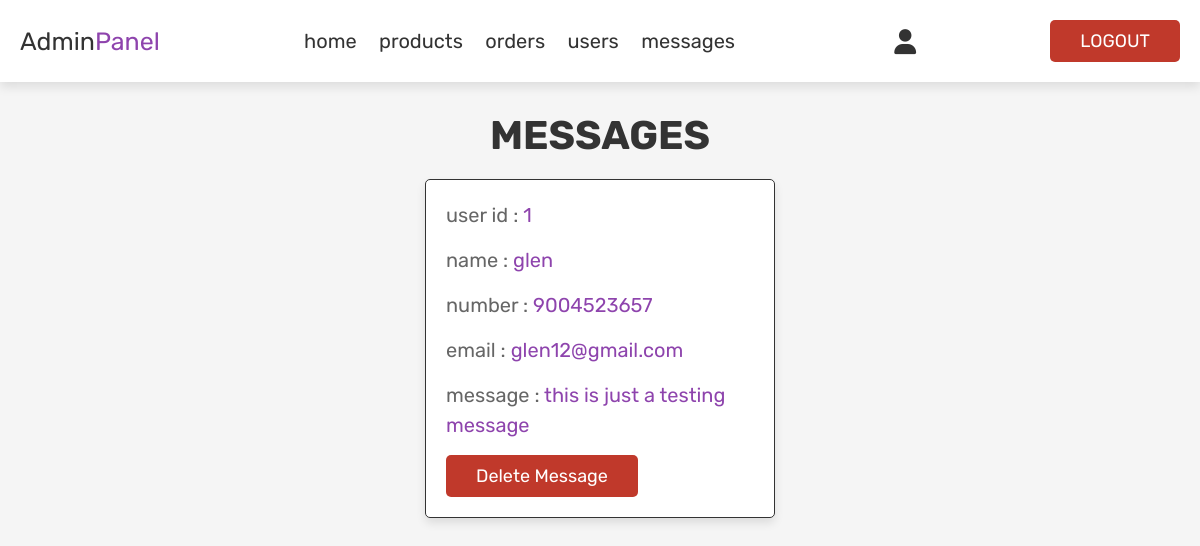
The app's page /admin_contacts.php (signed in) with its own data.
### tables this page shows
CREATE TABLE `message` (
  `id` int(100) NOT NULL,
  `user_id` int(100) NOT NULL,
  `name` varchar(100) NOT NULL,
  `email` varchar(100) NOT NULL,
  `number` varchar(12) NOT NULL,
  `message` varchar(500) NOT NULL
);

### admin_contacts.php (the view, shortened to what this page needs)
<?php
include 'config.php';
?>
<!DOCTYPE html>
<html lang="en">
<head>
   <link rel="stylesheet" href="https://cdnjs.cloudflare.com/ajax/libs/font-awesome/6.0.0/css/all.min.css">
   <link rel="stylesheet" href="css/admin.css">
</head>
<body>
<?php include 'admin_header.php'; ?>
<section class="messages">
   <h1 class="title"> messages </h1>
   <div class="box-container">
   <?php
      $select_message = mysqli_query($conn, "SELECT * FROM `message`") or die('query failed');
      if(mysqli_num_rows($select_message) > 0){
         while($fetch_message = mysqli_fetch_assoc($select_message)){
   ?>
   <div class="box">
      <p> user id : <span><?php echo $fetch_message['user_id']; ?></span> </p>
      <p> name : <span><?php echo $fetch_message['name']; ?></span> </p>
      <p> number : <span><?php echo $fetch_message['number']; ?></span> </p>
      <p> email : <span><?php echo $fetch_message['email']; ?></span> </p>
      <p> message : <span><?php echo $fetch_message['message']; ?></span> </p>
      <a href="admin_contacts.php?delete=<?php echo $fetch_message['id']; ?>" onclick="return confirm('delete this message?');" class="delete-btn">delete message</a>
   </div>
   <?php
      };
   }else{
      echo '<p class="empty">you have no messages!</p>';
   }
   ?>
   </div>
</section>
</body>
</html>

### css/admin.css (style rules this page uses)
:root { --purple:#8e44ad; --red:#c0392b; --orange:#f39c12; --black:#333; --white:#fff; --light-color:#666; --light-white:#ccc; --light-bg:#f5f5f5; --border:.1rem solid var(--black); --box-shadow:0 .5rem 1rem rgba(0,0,0,.1); }
* { font-family: 'Rubik', sans-serif; margin:0; padding:0; box-sizing: border-box; outline: none; border:none; text-decoration: none; transition:all .2s linear; }
html { font-size: 62.5%; overflow-x: hidden; }
body { background-color: var(--light-bg); }
section { padding:3rem 2rem; }
.title { text-align: center; margin-bottom: 2rem; text-transform: uppercase; color:var(--black); font-size: 4rem; }
.btn, .option-btn, .delete-btn, .white-btn { display: inline-block; margin-top: 1rem; padding:1rem 3rem; cursor: pointer; color:var(--white); font-size: 1.8rem; border-radius: .5rem; text-transform: capitalize; }
.delete-btn { background-color: var(--red); }
.messages .box-container { display: grid; grid-template-columns: repeat(auto-fit, 35rem); justify-content: center; gap:1.5rem; max-width: 1200px; margin:0 auto; align-items: flex-start; }
.messages .box-container .box { background-color: var(--white); padding:2rem; border:var(--border); box-shadow: var(--box-shadow); border-radius: .5rem; }
.messages .box-container .box p { padding-bottom: 1.5rem; font-size: 2rem; color:var(--light-color); line-height: 1.5; }
.messages .box-container .box p span { color:var(--purple); }
.messages .box-container .box .delete-btn { margin-top: 0; }

### records on screen
message: user "1", name "glen", number "9004523657", email "glen12@gmail.com", message "this is just a testing message"
